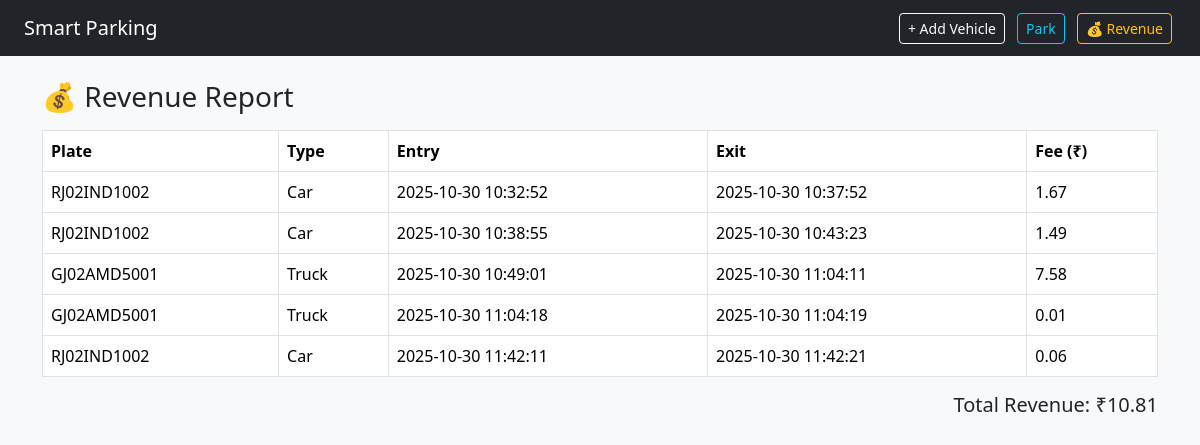
The page /revenue on the database its author committed.
### tables this page shows
CREATE TABLE parking_records (
        record_id INTEGER PRIMARY KEY AUTOINCREMENT,
        vehicle_id INTEGER NOT NULL,
        slot_id INTEGER NOT NULL,
        entry_time DATETIME DEFAULT CURRENT_TIMESTAMP,
        exit_time DATETIME,
        total_fee REAL,
        FOREIGN KEY(vehicle_id) REFERENCES vehicles(vehicle_id),
        FOREIGN KEY(slot_id) REFERENCES parking_slots(slot_id)
    );

CREATE TABLE vehicles (
        vehicle_id INTEGER PRIMARY KEY AUTOINCREMENT,
        plate_number TEXT UNIQUE NOT NULL,
        vehicle_type TEXT NOT NULL,
        owner_name TEXT NOT NULL,
        phone_number TEXT NOT NULL
    );

### app.py (the view)
@app.route('/revenue')
def revenue():
    conn = get_db()
    records = conn.execute("""
    SELECT pr.*, v.plate_number, v.vehicle_type, ps.slot_type
    FROM parking_records pr
    JOIN vehicles v ON pr.vehicle_id = v.vehicle_id
    JOIN parking_slots ps ON pr.slot_id = ps.slot_id
    """).fetchall()
    conn.close()
    RATE = {
    "Car": 20,
    "Bike": 10,
    "Truck": 30
    }
    data = []
    total_revenue = 0
    for r in records:
        entry = datetime.fromisoformat(r["entry_time"])
        exit_time = datetime.fromisoformat(r["exit_time"]) if r["exit_time"] else datetime.now()
        hours = (exit_time - entry).total_seconds() / 3600
        hourly_rate = RATE.get(r["vehicle_type"], 20)
        fee = round(hours * hourly_rate, 2)
        data.append({
            "plate": r["plate_number"],
            "type": r["vehicle_type"],
            "entry": r["entry_time"],
            "exit": r["exit_time"] or "Still Parked",
            "fee": fee
        })
        total_revenue += fee
    return render_template("revenue.html", data=data, total_revenue=round(total_revenue, 2))

### app.py (called while the page is built)
def get_db():
    conn = sqlite3.connect(DB)
    conn.row_factory = sqlite3.Row # Create the db row
    return conn

### templates/revenue.html
{% extends "layout.html" %}
{% block content %}
<h3>💰 Revenue Report</h3>
<table class="table table-bordered mt-3">
  <thead>
    <tr><th>Plate</th><th>Type</th><th>Entry</th><th>Exit</th><th>Fee (₹)</th></tr>
  </thead>
  <tbody>
    {% for r in data %}
      <tr>
        <td>{{ r.plate }}</td>
        <td>{{ r.type }}</td>
        <td>{{ r.entry }}</td>
        <td>{{ r.exit }}</td>
        <td>{{ r.fee }}</td>
      </tr>
    {% endfor %}
  </tbody>
</table>
<h5 class="text-end mt-3">Total Revenue: ₹{{ total_revenue }}</h5>
{% endblock %}

### templates/layout.html (shortened to what this page needs)
<!DOCTYPE html>
<html>
<head>
  <link rel="stylesheet" href="https://cdn.jsdelivr.net/npm/bootstrap@5.3.2/dist/css/bootstrap.min.css">
</head>
<body class="bg-light">
  <nav class="navbar navbar-expand-lg navbar-dark bg-dark px-4">
    <a href="/" class="navbar-brand">Smart Parking</a>
    <div class="ms-auto">
      <a href="/add_vehicle" class="btn btn-outline-light btn-sm mx-1">+ Add Vehicle</a>
      <a href="/park_vehicle" class="btn btn-outline-info btn-sm mx-1">Park</a>
      <a href="/revenue" class="btn btn-outline-warning btn-sm mx-1">💰 Revenue</a>
    </div>
  </nav>
  <div class="container mt-4">
    {% block content %}{% endblock %}
  </div>
</body>
</html>

### rows shown on the page
parking_records: plate "RJ02IND1002", type "Car", entry "2025-10-30 10:32:52", exit "2025-10-30 10:37:52", fee "1.67"
parking_records: plate "RJ02IND1002", type "Car", entry "2025-10-30 10:38:55", exit "2025-10-30 10:43:23", fee "1.49"
parking_records: plate "GJ02AMD5001", type "Truck", entry "2025-10-30 10:49:01", exit "2025-10-30 11:04:11", fee "7.58"
parking_records: plate "GJ02AMD5001", type "Truck", entry "2025-10-30 11:04:18", exit "2025-10-30 11:04:19", fee "0.01"
parking_records: plate "RJ02IND1002", type "Car", entry "2025-10-30 11:42:11", exit "2025-10-30 11:42:21", fee "0.06"

### other values the page prints
{{ total_revenue }} "10.81"
